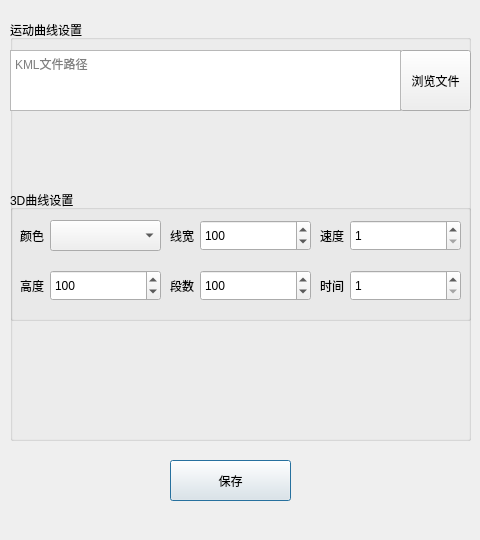
<?xml version="1.0" encoding="UTF-8"?>
<ui version="4.0">
 <class>Dialog_media_three_motion_line_edit</class>
 <widget class="QDialog" name="Dialog_media_three_motion_line_edit">
  <property name="windowModality">
   <enum>Qt::ApplicationModal</enum>
  </property>
  <property name="geometry">
   <rect>
    <x>0</x>
    <y>0</y>
    <width>480</width>
    <height>540</height>
   </rect>
  </property>
  <property name="windowTitle">
   <string>Dialog</string>
  </property>
  <widget class="QPushButton" name="pushButton">
   <property name="geometry">
    <rect>
     <x>170</x>
     <y>460</y>
     <width>121</width>
     <height>41</height>
    </rect>
   </property>
   <property name="text">
    <string>保存</string>
   </property>
  </widget>
  <widget class="QGroupBox" name="groupBox_three">
   <property name="geometry">
    <rect>
     <x>10</x>
     <y>20</y>
     <width>461</width>
     <height>421</height>
    </rect>
   </property>
   <property name="title">
    <string>运动曲线设置</string>
   </property>
   <widget class="QPushButton" name="pushButton_media_three">
    <property name="geometry">
     <rect>
      <x>390</x>
      <y>30</y>
      <width>71</width>
      <height>61</height>
     </rect>
    </property>
    <property name="text">
     <string>浏览文件</string>
    </property>
   </widget>
   <widget class="QPlainTextEdit" name="plainTextEdit_media_path_three">
    <property name="geometry">
     <rect>
      <x>0</x>
      <y>30</y>
      <width>391</width>
      <height>61</height>
     </rect>
    </property>
    <property name="placeholderText">
     <string>KML文件路径</string>
    </property>
   </widget>
   <widget class="QGroupBox" name="groupBox_motion_line">
    <property name="geometry">
     <rect>
      <x>0</x>
      <y>170</y>
      <width>461</width>
      <height>131</height>
     </rect>
    </property>
    <property name="title">
     <string>3D曲线设置</string>
    </property>
    <widget class="QLabel" name="label_33">
     <property name="geometry">
      <rect>
       <x>310</x>
       <y>30</y>
       <width>31</width>
       <height>31</height>
      </rect>
     </property>
     <property name="text">
      <string>速度</string>
     </property>
     <property name="alignment">
      <set>Qt::AlignLeading|Qt::AlignLeft|Qt::AlignVCenter</set>
     </property>
    </widget>
    <widget class="QLabel" name="label_25">
     <property name="geometry">
      <rect>
       <x>160</x>
       <y>30</y>
       <width>31</width>
       <height>31</height>
      </rect>
     </property>
     <property name="text">
      <string>线宽</string>
     </property>
     <property name="alignment">
      <set>Qt::AlignLeading|Qt::AlignLeft|Qt::AlignVCenter</set>
     </property>
    </widget>
    <widget class="QSpinBox" name="spinBox_motion_line_weight">
     <property name="geometry">
      <rect>
       <x>190</x>
       <y>30</y>
       <width>111</width>
       <height>31</height>
      </rect>
     </property>
     <property name="minimum">
      <number>1</number>
     </property>
     <property name="maximum">
      <number>6400000</number>
     </property>
     <property name="value">
      <number>100</number>
     </property>
    </widget>
    <widget class="QSpinBox" name="spinBox_motion_line_speed">
     <property name="geometry">
      <rect>
       <x>340</x>
       <y>30</y>
       <width>111</width>
       <height>31</height>
      </rect>
     </property>
     <property name="minimum">
      <number>1</number>
     </property>
     <property name="maximum">
      <number>99999</number>
     </property>
     <property name="value">
      <number>1</number>
     </property>
    </widget>
    <widget class="QLabel" name="label_19">
     <property name="geometry">
      <rect>
       <x>10</x>
       <y>30</y>
       <width>31</width>
       <height>31</height>
      </rect>
     </property>
     <property name="text">
      <string>颜色</string>
     </property>
     <property name="alignment">
      <set>Qt::AlignLeading|Qt::AlignLeft|Qt::AlignVCenter</set>
     </property>
    </widget>
    <widget class="QComboBox" name="comboBox_motion_line_color">
     <property name="geometry">
      <rect>
       <x>40</x>
       <y>30</y>
       <width>111</width>
       <height>31</height>
      </rect>
     </property>
    </widget>
    <widget class="QSpinBox" name="spinBox_motion_line_time">
     <property name="geometry">
      <rect>
       <x>340</x>
       <y>80</y>
       <width>111</width>
       <height>31</height>
      </rect>
     </property>
     <property name="minimum">
      <number>1</number>
     </property>
     <property name="maximum">
      <number>99999</number>
     </property>
     <property name="value">
      <number>1</number>
     </property>
    </widget>
    <widget class="QSpinBox" name="spinBox_motion_line_divide">
     <property name="geometry">
      <rect>
       <x>190</x>
       <y>80</y>
       <width>111</width>
       <height>31</height>
      </rect>
     </property>
     <property name="minimum">
      <number>1</number>
     </property>
     <property name="maximum">
      <number>6400000</number>
     </property>
     <property name="value">
      <number>100</number>
     </property>
    </widget>
    <widget class="QLabel" name="label_34">
     <property name="geometry">
      <rect>
       <x>310</x>
       <y>80</y>
       <width>31</width>
       <height>31</height>
      </rect>
     </property>
     <property name="text">
      <string>时间</string>
     </property>
     <property name="alignment">
      <set>Qt::AlignLeading|Qt::AlignLeft|Qt::AlignVCenter</set>
     </property>
    </widget>
    <widget class="QLabel" name="label_35">
     <property name="geometry">
      <rect>
       <x>160</x>
       <y>80</y>
       <width>31</width>
       <height>31</height>
      </rect>
     </property>
     <property name="text">
      <string>段数</string>
     </property>
     <property name="alignment">
      <set>Qt::AlignLeading|Qt::AlignLeft|Qt::AlignVCenter</set>
     </property>
    </widget>
    <widget class="QSpinBox" name="spinBox_motion_line_height">
     <property name="geometry">
      <rect>
       <x>40</x>
       <y>80</y>
       <width>111</width>
       <height>31</height>
      </rect>
     </property>
     <property name="minimum">
      <number>1</number>
     </property>
     <property name="maximum">
      <number>6400000</number>
     </property>
     <property name="value">
      <number>100</number>
     </property>
    </widget>
    <widget class="QLabel" name="label_36">
     <property name="geometry">
      <rect>
       <x>10</x>
       <y>80</y>
       <width>31</width>
       <height>31</height>
      </rect>
     </property>
     <property name="text">
      <string>高度</string>
     </property>
     <property name="alignment">
      <set>Qt::AlignLeading|Qt::AlignLeft|Qt::AlignVCenter</set>
     </property>
    </widget>
   </widget>
  </widget>
 </widget>
 <resources/>
 <connections/>
</ui>
